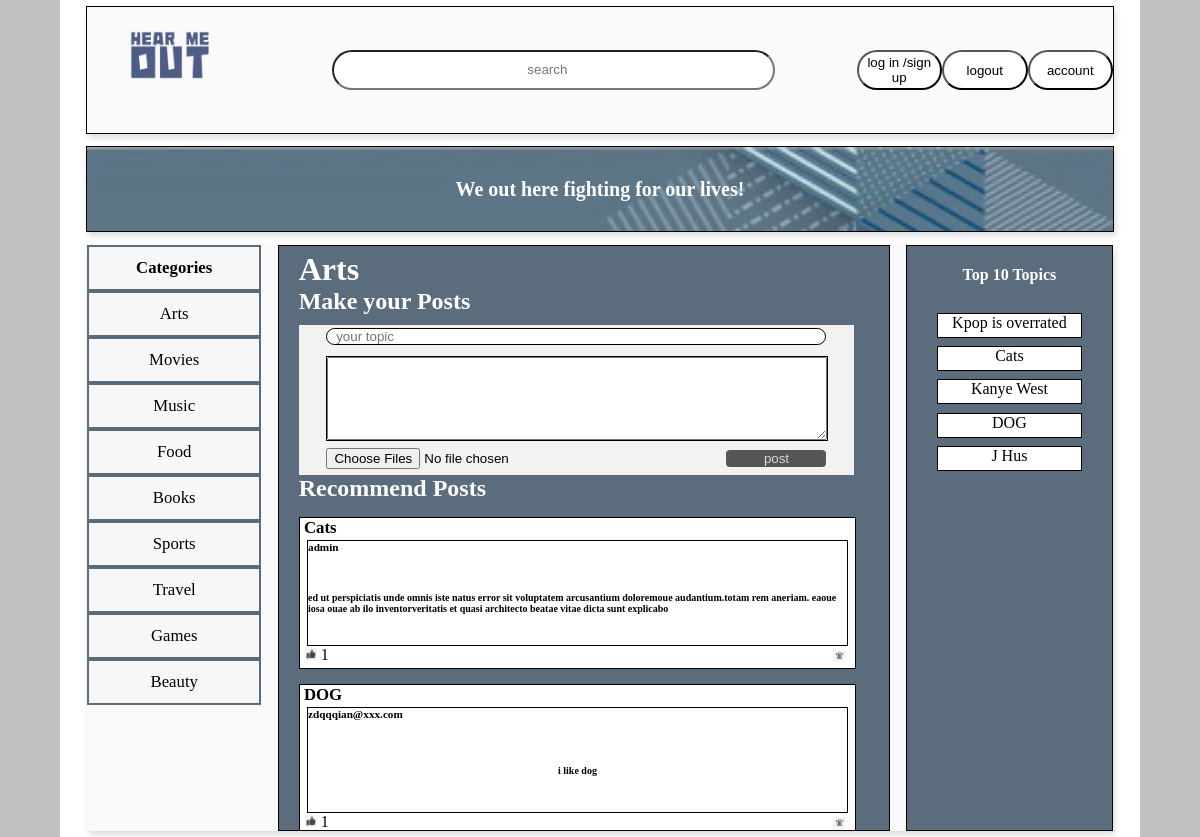
The app's page /popularpost/Arts/ with its own data.
### Post/models.py (models this page shows)
class Category(models.Model):
    name = models.CharField(max_length=256, verbose_name="category name", unique=True)
    num_post = models.IntegerField(default=0)
    num_like = models.IntegerField(default=0)

class Topic(models.Model):
    name = models.CharField(max_length=256, verbose_name="topic name")
    like = models.IntegerField(default=0)
    customer_id = models.ForeignKey(to=Account, on_delete=models.CASCADE, related_name="customers", null=True)
    category = models.ForeignKey(to='Category', on_delete=models.CASCADE, null=True)
    content = models.TextField()
    uuid = models.UUIDField()
    num_comment = models.IntegerField(default=0)

### Account/models.py (models this page shows)
class Account(AbstractUser):
    avatar = models.URLField(verbose_name="customer avatar", default="/media/pic/default.jpg")
    is_deleted = models.BooleanField(default=False, verbose_name="is deleted")
    num_post = models.IntegerField(default=0)
    num_like = models.IntegerField(default=0)

### front/views.py (the view)
# urls.py: path("popularpost/<category>/", PopularPost, name="popular"),
def PopularPost(request, category):
    res = get_top10_category()
    topics = Topic.objects.filter(category__name=category).order_by("-num_comment")
    res_lst = []
    for t in topics:
        res_lst.append({
            "topicname": t.name,
            "topicuuid": t.uuid,
            "images": [img.url for img in t.topicpicture_set.all()],
            "like": t.like,
            "category": t.category.name,
            "customer": t.customer_id.username,
            "content": t.content
        })
    res["posts"] = res_lst
    res["name"] = category
    return render(request, "category.html",
                  context=res)

### front/views.py (called while the page is built)
def get_top10_category():
    if Topic.objects.all().order_by("-like").count() < 10:
        top = Topic.objects.all().order_by("-like")
    else:
        top = Topic.objects.all().order_by("-like")[:10]
    res_top = []
    for t in top:
        res_top.append({"uuid": t.uuid, "topicname": t.name, "like": t.like})
    return {"top10": res_top, "category": [c.name for c in Category.objects.all()]}

### templates/category.html (shortened to what this page needs)
{% extends 'index.html' %}
{% block cssjs %}
    <link rel="stylesheet" href="/static/front/css/category.css">
{% endblock %}
{% block button %}
    <button class="logout" onclick="window.location.href ='/index', alert('Please Login !!!') ">
         log in /sign up
    </button>
    <button class="login">
        logout
    </button>
    <button class="account" onclick="window.open('{% url 'personal' %}')" >
        account
    </button>
{% endblock %}
{% block post %}
    <div class="title">
        <h1 style="color: white">{{ name }} </h1>
        <h2 style="color: white">Make your Posts</h2>
    </div>
    <div class="make">
        <div class="make_topic">
            <input type="text" placeholder=" your topic" id="topic" style="padding-left:5px">
        </div>
        <div class="make_comment">
            <div class="content">
                <textarea name="" id="user_email" cols="30" rows="10"></textarea>
            </div>
        </div>
        <div class="make_post">
            <form method="post" enctype="multipart/form-data">
                <input id="upload"
                       multiple="multiple"
                       type="file" name="pic" accept="image/*" multiple="multiple">
            </form>
            <button class="post">post</button>
        </div>
    </div>
 <h2 style="color: white">Recommend Posts</h2>
    {% for p in  posts %}
        <div class="topic_1">
            <div class="Topic" onclick="window.open('{% url 'content' uuid=p.topicuuid %}')">
                <h6>{{ p.topicname }}</h6>
            </div>
            <div class="content" onclick="window.open('{% url 'content' uuid=p.topicuuid %}')">
                <div class="useremail">
                    <h6>{{ p.customer }}</h6>
                </div>
                <div class="users_comment">
                    <h4>{{ p.content }}</h4>
                </div>
            </div>
            <div class="like">
                <img src="/static/img/like.jpg" alt="" onclick="like('{{ p.topicuuid }}')">
                <span id="{{ p.topicuuid }}">{{ p.like }}</span>
                <div class="delete_admin">
                    <img src="/static/img/trash.png" onclick="delete_comment_post('{{ p.topicuuid }}')">
                </div>
            </div>
        </div>
    {% endfor %}
{% endblock %}

### templates/index.html (shortened to what this page needs)
{% load static %}
<html lang="en">
<head>
    {% block cssjs %}{% endblock %}
</head>
<body>
<div class="container">
    <div class="container_header">
        <div class="container_header_left">
            <div class="logo">
                <img src="/static/img/logo.png">
            </div>
        </div>
        <div class="contianer_header_middle">
            <input type="search" name="search" placeholder="search" class="search">
        </div>
        <div class="container_header_right">
            {% block button %}{% endblock %}
        </div>
    </div>
    <div class="container_middle">
        <div class="brief">
            We out here fighting for our lives!
        </div>
    </div>
    <div class="container_bottom">
        <div class="container_bottom_left">
            <a href="{% url 'index' %}" style="font-weight: bolder">Categories</a>
            {% for c in  category %}
                <a href={% url 'popular' category=c %}>{{ c }}</a>
            {% endfor %}
        </div>
        <div class="container_bottom_middle show_hide">
            {% block post %}{% endblock %}
        </div>
        <div class="container_bottom_right">
            <div class="title">
                <h4>Top 10 Topics</h4>
            </div>
            <ul>
                {% block topic10 %}
                    {% for t in top10 %}
                        <a href={% url 'content' uuid=t.uuid %}>{{ t.topicname }}</a>
                    {% endfor %}
                {% endblock %}
            </ul>
        </div>
    </div>
</div>
</body>
</html>

### records on screen
Category: category "Arts", name "Arts"
Category: category "Movies"
Category: category "Music"
Category: category "Food"
Category: category "Books"
Category: category "Sports"
Category: category "Travel"
Category: category "Games"
Category: category "Beauty"
Topic: topicname "Cats", content "ed ut perspiciatis unde omnis iste natus error sit voluptatem arcusantium doloremoue audantium.totam rem aneriam. eaoue iosa ouae ab ilo inventorveritatis et quasi architecto beatae vitae dicta sunt explicabo", topicname "Cats"
Account: customer "admin"
Topic: topicname "DOG", content "i like dog", topicname "DOG"
Account: customer "zdqqqian@xxx.com"
Topic: topicname "Kpop is overrated"
Topic: topicname "Kanye West"
Topic: topicname "J Hus"

### other values on screen
{{ p.like }} "1" "1"
